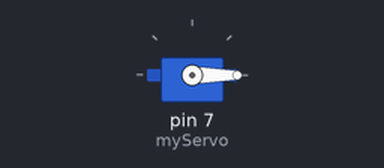
A sketch run on a simulated Arduino Uno, built with avr-gcc and run on an emulated ATmega328P. On the bench: servo.

Above: at 0.05 s.
At 1.5 s:
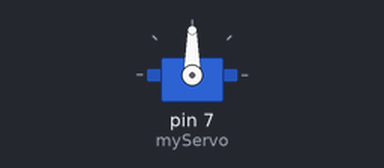
At 3.0 s:
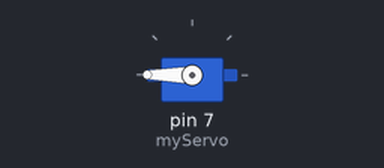
Timing chart, 0 to 6.9 s (numbered marks = the images above):
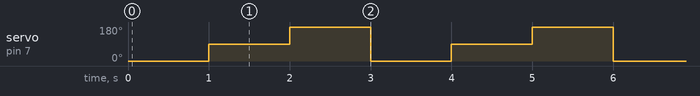

Measured:
- by itself, servo on pin 7 (myServo): repeats every 3.0 s: 180° 1.0 s, 0° 1.0 s, 90° 1.0 s

The sketch:

Servo_motor.ino
```cpp
#include <Servo.h> // Include the Servo library

Servo myServo; // Create a servo object

void setup() {
  myServo.attach(7); // Attach the servo to pin 9
}

void loop() {
  myServo.write(0);  // Move servo to 0 degrees
  delay(1000);       // Wait for 1 second

  myServo.write(90); // Move servo to 90 degrees
  delay(1000);       // Wait for 1 second

  myServo.write(180); // Move servo to 180 degrees
  delay(1000);        // Wait for 1 second
}
```
